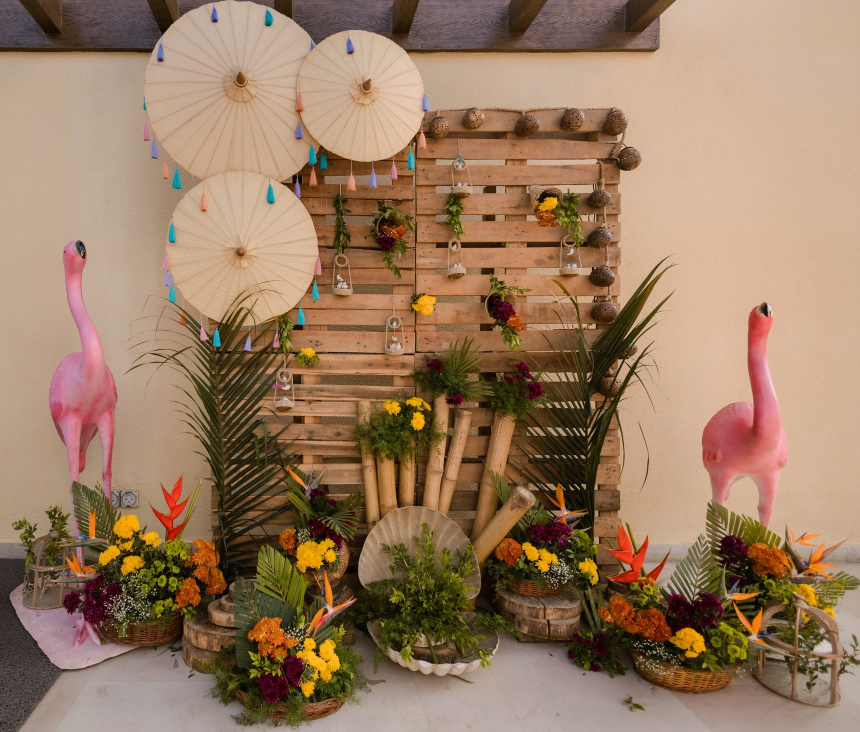
#> input picture assets/gallery/anniv-01.jpg, 1720 x 1463 px (shown at 1/2 size); its folder holds only this picture in this run
$ python optimize-images.py
#> lines starting #> are read from the running program, lines starting #| are printed output that depends on the picture
#!/usr/bin/env python3
"""Build responsive AVIF + WebP variants for the site's photographs.

What next/image does at request time, done once at build time: every source
JPEG/PNG gets resized copies at a fixed ladder of widths, in AVIF and WebP,
written to an `opt/` folder beside it as `<stem>-<width>.<ext>`. The page asks
for them through <picture>/srcset; the original file stays as the fallback.

The width ladder must match WIDTHS in index.html (function `variants`):
    [w for w in WIDTHS if w < original] + [original]

Run from the repo root after adding or replacing photographs:
    python3 tools/optimize-images.py
Existing variants newer than their source are skipped.
"""
from pathlib import Path
from PIL import Image, ImageOps

WIDTHS = (480, 960, 1440)
AVIF_QUALITY = 52
WEBP_QUALITY = 78

# folder -> glob of sources to optimise
SOURCES = {
    "assets/gallery": "*.jpg",
    "assets/samples": "*.jpg",
    "assets/brand": "hero-lotus.png",
}


def ladder(width):
    return [w for w in WIDTHS if w < width] + [width]


def build(src: Path):
    out_dir = src.parent / "opt"
    out_dir.mkdir(exist_ok=True)
    im = ImageOps.exif_transpose(Image.open(src))
#> im is the input picture: PIL image 1720x1463 RGB; mean R, G, B 152.9, 122.9, 96.4
    keep_alpha = im.mode in ("RGBA", "LA") or "transparency" in im.info
#> keep_alpha = False
    im = im.convert("RGBA" if keep_alpha else "RGB")
    made = 0
    for w in ladder(im.width):
        h = round(im.height * w / im.width)
        resized = None
        for ext, opts in (("avif", {"quality": AVIF_QUALITY}),
                          ("webp", {"quality": WEBP_QUALITY, "method": 6})):
            dst = out_dir / f"{src.stem}-{w}.{ext}"
            if dst.exists() and dst.stat().st_mtime >= src.stat().st_mtime:
                continue
            if resized is None:
                resized = im if w == im.width else im.resize((w, h), Image.LANCZOS)
            resized.save(dst, **opts)
            made += 1
#> this loop made 4 passes
#> pass 1, in build, `resized.save(dst, **opts)`:
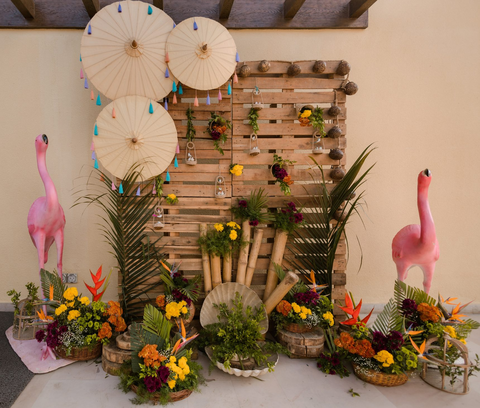
#> saved as anniv-01-480.avif: PIL image 480x408 RGB; mean R, G, B 152.9, 122.9, 96.4
#> pass 2, in build, `resized.save(dst, **opts)`:
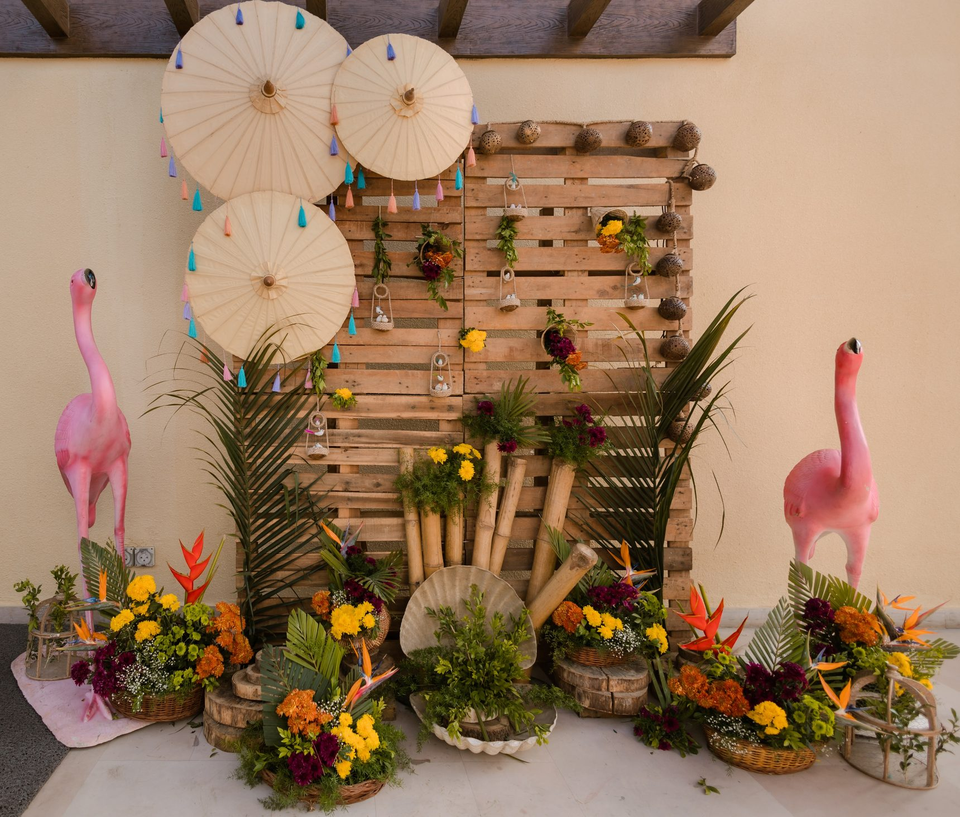
#> saved as anniv-01-960.avif: PIL image 960x817 RGB; mean R, G, B 152.9, 122.9, 96.5
#> after the loop, made = 8
    return made


def main():
    root = Path(__file__).resolve().parent.parent
    total = 0
    for folder, pattern in SOURCES.items():
        for src in sorted((root / folder).glob(pattern)):
            total += build(src)
#> total = 8
    print(f"wrote {total} variant files")
#| wrote 12 variant files


if __name__ == "__main__":
    main()
